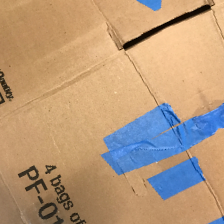
#> input picture dataset_removed/train/cardboard/cardboard_0017.jpg, 224 x 224 px, found by its file name; its folder holds only this picture in this run
$ python train_svm_pure.py
#> lines starting #> are read from the running program, lines starting #| are printed output that depends on the picture
import os
import sys

# Thêm thư mục gốc vào sys.path để có thể import module 'src'
project_root = os.path.abspath(os.path.join(os.path.dirname(__file__), '../..'))
if project_root not in sys.path:
    sys.path.append(project_root)

# pyrefly: ignore [missing-import]
import cv2
# pyrefly: ignore [missing-import]
import numpy as np
from sklearn.svm import SVC
from sklearn.preprocessing import StandardScaler
from sklearn.metrics import classification_report, accuracy_score, confusion_matrix
# pyrefly: ignore [missing-import]
import joblib
# pyrefly: ignore [missing-import]
import matplotlib.pyplot as plt
import seaborn as sns
from tqdm import tqdm

# Import cấu hình từ project
from src.core.config import CLASSES, PATHS

def extract_color_features(img):
    """
    Trích xuất đặc trưng: Màu sắc (HSV Histogram) + Hình khối (HOG)
    Đây là phương pháp nâng cao, rất mạnh mẽ của Machine Learning truyền thống.
    """
    # 1. Color Histogram (HSV)
    hsv = cv2.cvtColor(img, cv2.COLOR_RGB2HSV)

    # Tính toán histogram
    h_hist = cv2.calcHist([hsv], [0], None, [64], [0, 180])
    s_hist = cv2.calcHist([hsv], [1], None, [64], [0, 256])
    v_hist = cv2.calcHist([hsv], [2], None, [64], [0, 256])

    # Nối và chuẩn hóa
    color_features = np.concatenate([h_hist, s_hist, v_hist]).flatten()
    cv2.normalize(color_features, color_features)

    # 2. HOG Features (Trích xuất hình dáng, góc cạnh, chống chịu góc chụp xoay)
    img_resized = cv2.resize(img, (64, 64))
    gray = cv2.cvtColor(img_resized, cv2.COLOR_RGB2GRAY)

    hog = cv2.HOGDescriptor(
        _winSize=(64, 64),
        _blockSize=(16, 16),
        _blockStride=(8, 8),
        _cellSize=(8, 8),
        _nbins=9
    )
    hog_features = hog.compute(gray).flatten()

    return np.concatenate([color_features, hog_features])

import concurrent.futures

def _process_single_image(file_path, class_idx, img_size):
    """Hàm chạy độc lập trên từng luồng (Core) của CPU"""
    try:
        img = cv2.imread(file_path)
        img = cv2.cvtColor(img, cv2.COLOR_BGR2RGB)
        img = cv2.resize(img, img_size)
        features = extract_color_features(img)
        return features, class_idx
    except Exception:
        return None, None

def load_data_svm(data_dir, img_size=(64, 64)):
    X = []
    y = []

    print(f"\n Đang tải dữ liệu và trích xuất Color Features (ĐA LUỒNG) từ: {data_dir}")
    for class_idx, class_name in enumerate(CLASSES):
        class_path = os.path.join(data_dir, class_name)
        if not os.path.exists(class_path): continue

        files = [f for f in os.listdir(class_path) if f.lower().endswith(('.png', '.jpg', '.jpeg'))]
        file_paths = [os.path.join(class_path, f) for f in files]

        # Mở ProcessPoolExecutor để chạy song song
        with concurrent.futures.ProcessPoolExecutor() as executor:
            futures = [executor.submit(_process_single_image, fp, class_idx, img_size) for fp in file_paths]

            for future in tqdm(concurrent.futures.as_completed(futures), total=len(futures), desc=f"Processing {class_name:15s}", unit="img"):
                feat, label = future.result()
                if feat is not None:
                    X.append(feat)
                    y.append(label)

    return np.array(X), np.array(y)

def train_svm_color():
    # 1. Load dữ liệu
    img_size = (64, 64)
    train_dir = os.path.join(project_root, 'dataset/train')
    val_dir = os.path.join(project_root, 'dataset/validation')

    X_train, y_train = load_data_svm(train_dir, img_size)
#> in _process_single_image, img is the input picture: shape (224, 224, 3); mean B, G, R 124.2, 153.6, 182.9
#> in _process_single_image, `img = cv2.resize(img, img_size)`:
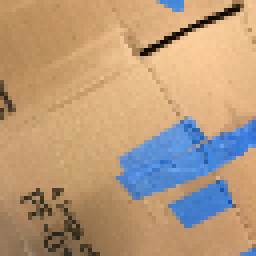
#> img: shape (64, 64, 3) (shown 4 times larger); mean R, G, B 182.9, 153.6, 124.2
#> in extract_color_features, `hsv = cv2.cvtColor(img, cv2.COLOR_RGB2HSV)`: hsv: shape (64, 64, 3); mean H, S, V 27.1, 116.3, 198.5
#> in extract_color_features, `h_hist = cv2.calcHist([hsv], [0], None, [64], [0, 180])`: h_hist = 64 values, max 3109 at index 5, min 0 at index 9, mean 64
#> in extract_color_features, `s_hist = cv2.calcHist([hsv], [1], None, [64], [0, 256])`: s_hist = 64 values, max 640 at index 27, min 0 at index 0, mean 64
#> in extract_color_features, `v_hist = cv2.calcHist([hsv], [2], None, [64], [0, 256])`: v_hist = 64 values, max 345 at index 50, min 0 at index 0, mean 64
#> in extract_color_features, `color_features = np.concatenate([h_hist, s_hist, v_hist]).flatten()`: color_features = 192 values, max 3109 at index 5, min 0 at index 9, mean 64
#> in extract_color_features, `gray = cv2.cvtColor(img_resized, cv2.COLOR_RGB2GRAY)`:
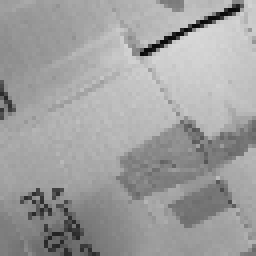
#> gray: shape (64, 64) (shown 4 times larger); min 9, max 215, mean 159
#> in extract_color_features, `hog_features = hog.compute(gray).flatten()`: hog_features = 1764 values, max 0.406 at index 1298, min 0.000957 at index 1518, mean 0.147
#> in _process_single_image, `features = extract_color_features(img)`: features = 1956 values, max 0.882 at index 5, min 0 at index 9, mean 0.135
#> in load_data_svm, `futures = [executor.submit(_process_single_image, fp, class_idx, img_s..`: futures = 1 item
#> the loop in load_data_svm, `for future in tqdm(concurrent.futures.as_completed(futures), total=len..` made 1 pass
#> label on pass 1: 0
#> after the loop in load_data_svm, `for future in tqdm(concurrent.futures.as_completed(futures), total=len..`: y = [0]
#> pass 2 of the loop in load_data_svm, `for class_idx, class_name in enumerate(CLASSES):`:
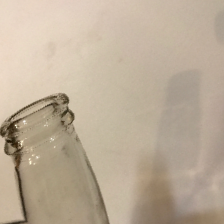
#> input picture dataset_removed/train/glass/glass_0045.jpg, 224 x 224 px, found by its file name
#> in _process_single_image, img is the input picture: shape (224, 224, 3); mean B, G, R 152.3, 172.5, 188.3
#> in _process_single_image (call 2), `img = cv2.resize(img, img_size)`:
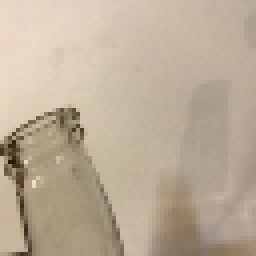
#> img: shape (64, 64, 3) (shown 4 times larger); mean R, G, B 188.2, 172.4, 152.2
#> hsv: shape (64, 64, 3); mean H, S, V 16.8, 50.4, 188.2
#> h_hist = 64 values, max 1833 at index 6, min 0 at index 0, mean 64
#> s_hist = 64 values, max 1351 at index 11, min 0 at index 0, mean 64
#> v_hist = 64 values, max 363 at index 48, min 0 at index 0, mean 64
#> color_features = 192 values, max 1833 at index 6, min 0 at index 0, mean 64
#> in extract_color_features (call 2), `gray = cv2.cvtColor(img_resized, cv2.COLOR_RGB2GRAY)`:
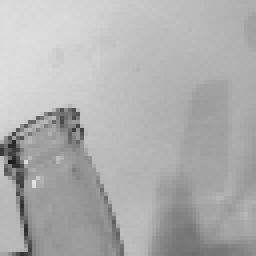
#> gray: shape (64, 64) (shown 4 times larger); min 27, max 226, mean 174.8
#> hog_features = 1764 values, max 0.356 at index 224, min 0.00187 at index 1227, mean 0.142
#> features = 1956 values, max 0.587 at index 6, min 0 at index 0, mean 0.13
#> the loop in load_data_svm, `for future in tqdm(concurrent.futures.as_completed(futures), total=len..` made 1 pass
#> label on pass 1: 1
#> after the loop in load_data_svm, `for future in tqdm(concurrent.futures.as_completed(futures), total=len..`: X = 2 items; y = [0, 1]
    X_val, y_val = load_data_svm(val_dir, img_size)
#> the loop in load_data_svm (call 2), `for future in tqdm(concurrent.futures.as_completed(futures), total=len..` made 1 pass
#> pass 2 of the loop in load_data_svm, `for class_idx, class_name in enumerate(CLASSES):`:
#> the loop in load_data_svm (call 2), `for future in tqdm(concurrent.futures.as_completed(futures), total=len..` made 1 pass

    # 2. Chuẩn hóa dữ liệu
    print("\n Đang chuẩn hóa dữ liệu...")
    scaler = StandardScaler()
    X_train_scaled = scaler.fit_transform(X_train)
    X_val_scaled = scaler.transform(X_val)

    # 3. Huấn luyện SVM
    print(" Đang huấn luyện SVM (Color Features - Mở rộng RAM 2000MB)...")
    # Thêm cache_size=2000 để chạy siêu tốc
    svm_model = SVC(kernel='rbf', C=15.0, gamma='scale', probability=True, cache_size=2000, verbose=True)
    svm_model.fit(X_train_scaled, y_train)

    # 4. Đánh giá
    print("\n ĐÁNH GIÁ MÔ HÌNH SVM MÀU SẮC")
    y_pred = svm_model.predict(X_val_scaled)
    acc = accuracy_score(y_val, y_pred)
    print(f" Accuracy: {acc*100:.2f}%")
#> (the run stopped early here; a loop or call above may not have finished)
